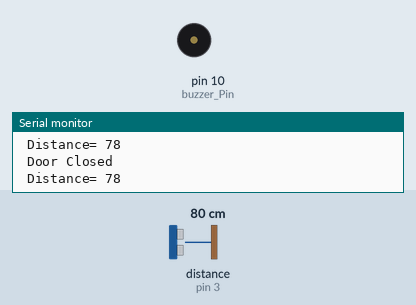
A sketch run on a simulated Arduino Uno, built with avr-gcc and run on an emulated ATmega328P. Shown: buzzer (waves = sounding, pin HIGH), the last lines printed to the serial monitor. Wiring (inferred from the names in the program): ultrasonic range finder: trigger pin 2; echo pin 3. The test bench sets the inputs (shaded band); at power-on: distance to the obstacle (sensor on pin 3) 80 cm. The echo pulse lasts 58.3 µs per cm; pins used as bus, display or sensor lines are not drawn.

Above: at 1.3 s.
1.4 s: distance to the obstacle (sensor on pin 3) set to 13 cm
2.9 s: distance to the obstacle (sensor on pin 3) set to 10 cm
At 3.7 s:
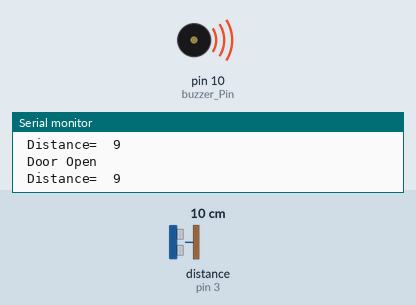
4.5 s: distance to the obstacle (sensor on pin 3) set to 18 cm
At 5.0 s:
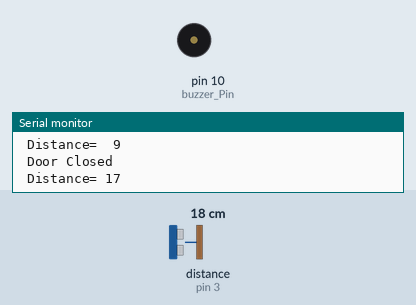
6.0 s: distance to the obstacle (sensor on pin 3) set to 2 cm
At 6.4 s:
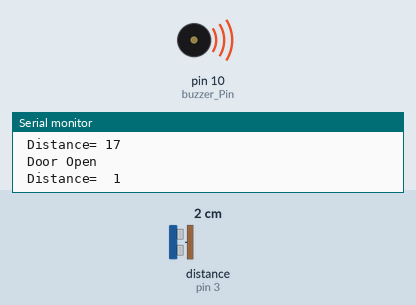
Timing chart, 0 to 8.5 s (numbered marks = the images above; inputs shaded):
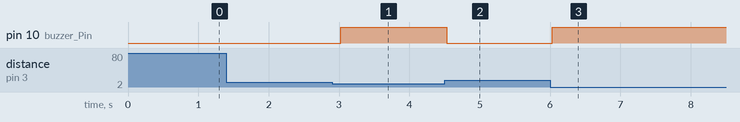

The sketch:

glorious_rottis1.ino
```cpp
int trigger_Pin = 2;
int echo_Pin = 3;
int buzzer_Pin = 10;
int time;
int distance;
void setup()
{
      Serial.begin (9600);
      pinMode (trigger_Pin, OUTPUT);
      pinMode (echo_Pin, INPUT);
      pinMode (buzzer_Pin, OUTPUT);
}
void loop()
{
  digitalWrite (trigger_Pin, HIGH);
  delayMicroseconds (10);
  digitalWrite (trigger_Pin, LOW);
  time = pulseIn (echo_Pin, HIGH);
  distance = (time*0.034) / 2;

  if (distance <= 10)
    {
      Serial.println (" Door Open ");
      Serial.print (" Distance=  ");
      Serial.println (distance);
      digitalWrite (buzzer_Pin, HIGH);
      delay (500);
    }
  else
  {
    Serial.println (" Door Closed ");
    Serial.print (" Distance= ");
    Serial.println (distance);
    digitalWrite (buzzer_Pin, LOW);
    delay (500);
  }
}
```

Measured:
- the behaviour switches between 12 and 11 cm on distance to the obstacle (sensor on pin 3) (found by bisection; images 0 and 1)
- after the input at 2.9 s, pin 10 (buzzer_Pin): LOW → HIGH after 0.12 s
- after the input at 4.5 s, pin 10 (buzzer_Pin): HIGH → LOW at once
- after the input at 6.0 s, pin 10 (buzzer_Pin): LOW → HIGH at once
